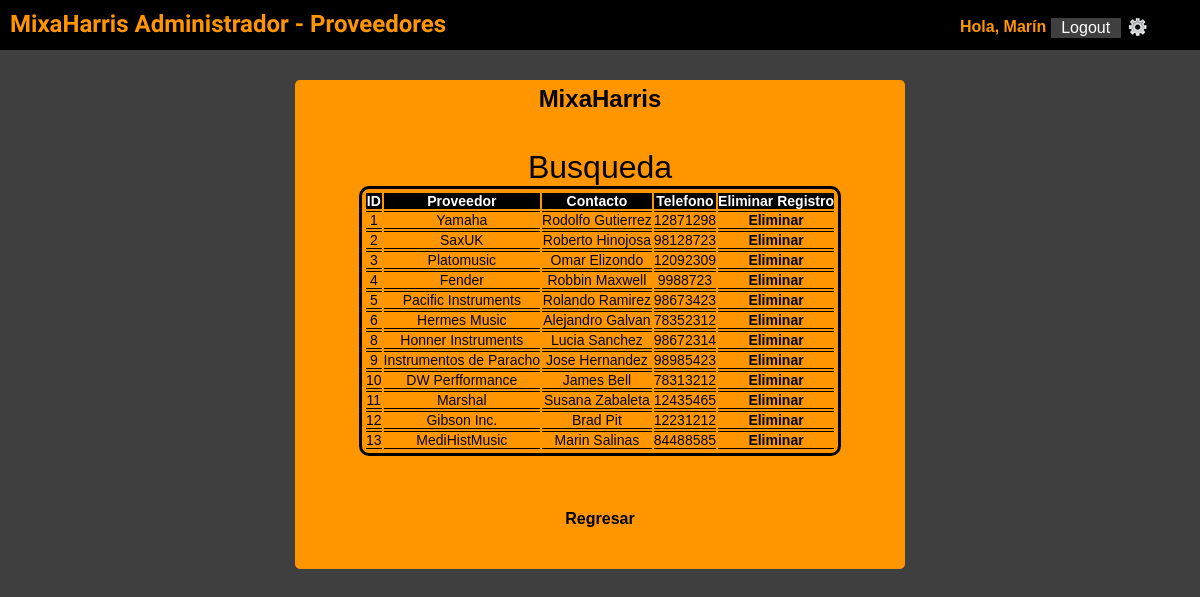
Screenshot of /reportes/action/filtro_proveedor.php (signed in) with the database file from the repository.
### tables this page shows
CREATE TABLE IF NOT EXISTS `proveedor` (
  `idproveedor` int(11) NOT NULL AUTO_INCREMENT,
  `proveedorNombre` varchar(45) NOT NULL,
  `proveedorContacto` varchar(45) NOT NULL,
  `proveedorTelefono` bigint(20) NOT NULL,
  PRIMARY KEY (`idproveedor`),
  UNIQUE KEY `idproveedor_UNIQUE` (`idproveedor`)
);

### reportes/lib/reportes_lib.php (called while the page is built, shortened)
<?php
function proveedor_filter($info)
{
	$sql= "SELECT *
	FROM  proveedor
	WHERE proveedorNombre LIKE '%$info%' OR proveedorContacto LIKE '%$info%' OR proveedorTelefono LIKE '%$info%'";
	 	$proveedor= array();
		$result= mysql_query($sql);
		$i= 0;
		while ($row=mysql_fetch_object($result)){
			$proveedor[$i]= $row;
			$i++;
		}
		return $proveedor;
}
?>

### reportes/view/rep_proveedor.php (the view, shortened to what this page needs)
<?php
function lista_proveedor($proveedor) {
echo "<table border=1 alling='center'>";
echo "<tr>";
echo "<th>ID</th>";
echo "<th>Proveedor</th>";
echo "<th>Contacto</th>";
echo "<th>Telefono</th>";
echo "<th>Eliminar Registro</th>";
echo "</tr>";
foreach ($proveedor as $key => $prov) {
echo "<tr>";
echo "<td>".$prov->idproveedor."</td>";
echo "<td>".$prov->proveedorNombre."</td>";
echo "<td>".$prov->proveedorContacto."</td>";
echo "<td>".$prov->proveedorTelefono."</td>";
echo "<td>"."<a href=del_proveedor.php?id=".$prov->idproveedor.">Eliminar</a></td>";
echo "</tr>";
}
echo "</table>";
}
?>

### rows the page displays
proveedor: idproveedor "1", proveedorNombre "Yamaha", proveedorContacto "Rodolfo Gutierrez", proveedorTelefono "12871298"
proveedor: idproveedor "2", proveedorNombre "SaxUK", proveedorContacto "Roberto Hinojosa", proveedorTelefono "98128723"
proveedor: idproveedor "3", proveedorNombre "Platomusic", proveedorContacto "Omar Elizondo", proveedorTelefono "12092309"
proveedor: idproveedor "4", proveedorNombre "Fender", proveedorContacto "Robbin Maxwell", proveedorTelefono "9988723"
proveedor: idproveedor "5", proveedorNombre "Pacific Instruments", proveedorContacto "Rolando Ramirez", proveedorTelefono "98673423"
proveedor: idproveedor "6", proveedorNombre "Hermes Music", proveedorContacto "Alejandro Galvan", proveedorTelefono "78352312"
proveedor: idproveedor "8", proveedorNombre "Honner Instruments", proveedorContacto "Lucia Sanchez", proveedorTelefono "98672314"
proveedor: idproveedor "9", proveedorNombre "Instrumentos de Paracho", proveedorContacto "Jose Hernandez", proveedorTelefono "98985423"
proveedor: idproveedor "10", proveedorNombre "DW Perfformance", proveedorContacto "James Bell", proveedorTelefono "78313212"
proveedor: idproveedor "11", proveedorNombre "Marshal", proveedorContacto "Susana Zabaleta", proveedorTelefono "12435465"
proveedor: idproveedor "12", proveedorNombre "Gibson Inc.", proveedorContacto "Brad Pit", proveedorTelefono "12231212"
proveedor: idproveedor "13", proveedorNombre "MediHistMusic", proveedorContacto "Marin Salinas", proveedorTelefono "84488585"

### other values shown
$admin->administradorNombre "Marín"
